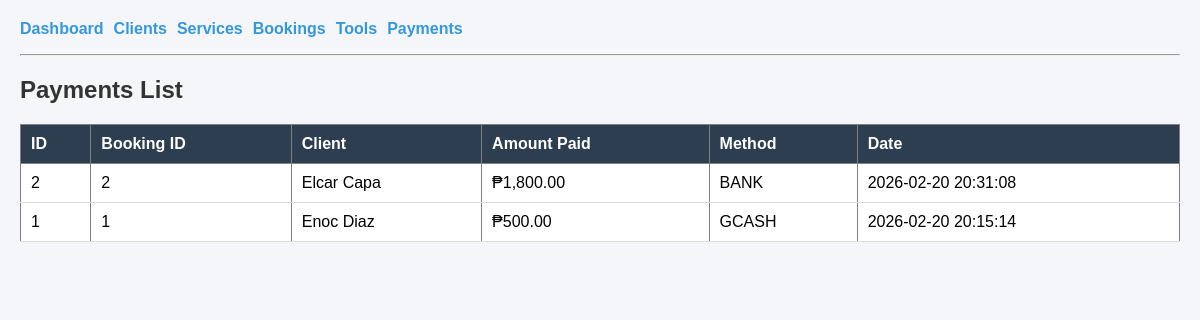
The page /pages/payments_list.php on the database its author committed.
### tables this page shows
CREATE TABLE `payments` (
  `payment_id` int(11) NOT NULL,
  `booking_id` int(11) NOT NULL,
  `amount_paid` decimal(10,2) NOT NULL DEFAULT 0.00,
  `method` varchar(50) NOT NULL DEFAULT 'CASH',
  `payment_date` datetime NOT NULL DEFAULT current_timestamp()
);

CREATE TABLE `bookings` (
  `booking_id` int(11) NOT NULL,
  `client_id` int(11) NOT NULL,
  `service_id` int(11) NOT NULL,
  `booking_date` date NOT NULL,
  `hours` int(11) NOT NULL DEFAULT 1,
  `hourly_rate_snapshot` decimal(10,2) NOT NULL DEFAULT 0.00,
  `total_cost` decimal(10,2) NOT NULL DEFAULT 0.00,
  `status` varchar(30) NOT NULL DEFAULT 'PENDING',
  `created_at` timestamp NOT NULL DEFAULT current_timestamp()
);

CREATE TABLE `clients` (
  `client_id` int(11) NOT NULL,
  `full_name` varchar(150) NOT NULL,
  `email` varchar(150) NOT NULL,
  `phone` varchar(50) DEFAULT NULL,
  `address` varchar(255) DEFAULT NULL,
  `created_at` timestamp NOT NULL DEFAULT current_timestamp()
);

### pages/payments_list.php (the view, shortened to what this page needs)
<?php
include "../db.php";
$sql = "SELECT p.*, b.booking_id, c.full_name
        FROM payments p
        JOIN bookings b ON p.booking_id = b.booking_id
        JOIN clients c ON b.client_id = c.client_id
        ORDER BY p.payment_id DESC";
$result = mysqli_query($conn, $sql);
?>
<!doctype html>
<html>
<head>
</head>
<link rel="stylesheet" href="../style.css">
<body>
<?php include "../nav.php"; ?>
<h2>Payments List</h2>
<table border="1" cellpadding="8">
<tr>
    <th>ID</th>
    <th>Booking ID</th>
    <th>Client</th>
    <th>Amount Paid</th>
    <th>Method</th>
    <th>Date</th>
</tr>
<?php while($row = mysqli_fetch_assoc($result)): ?>
<tr>
    <td><?php echo $row['payment_id']; ?></td>
    <td><?php echo $row['booking_id']; ?></td>
    <td><?php echo $row['full_name']; ?></td>
    <td>₱<?php echo number_format($row['amount_paid'],2); ?></td>
    <td><?php echo $row['method']; ?></td>
    <td><?php echo $row['payment_date']; ?></td>
</tr>
<?php endwhile; ?>
</table>
</body>
</html>

### style.css (style rules this page uses)
body { font-family: Arial, sans-serif; background-color: #f4f6f9; margin: 20px; }
h2 { color: #333; }
table { width: 100%; border-collapse: collapse; background: white; }
table th { background-color: #2c3e50; color: white; padding: 10px; text-align: left; }
table td { padding: 10px; border-bottom: 1px solid #ddd; }

### rows shown on the page
payments: payment_id "2", booking.booking_id "2", clients.full_name "Elcar Capa", amount_paid "1,800.00", method "BANK", payment_date "2026-02-20 20:31:08"
payments: payment_id "1", booking.booking_id "1", clients.full_name "Enoc Diaz", amount_paid "500.00", method "GCASH", payment_date "2026-02-20 20:15:14"
